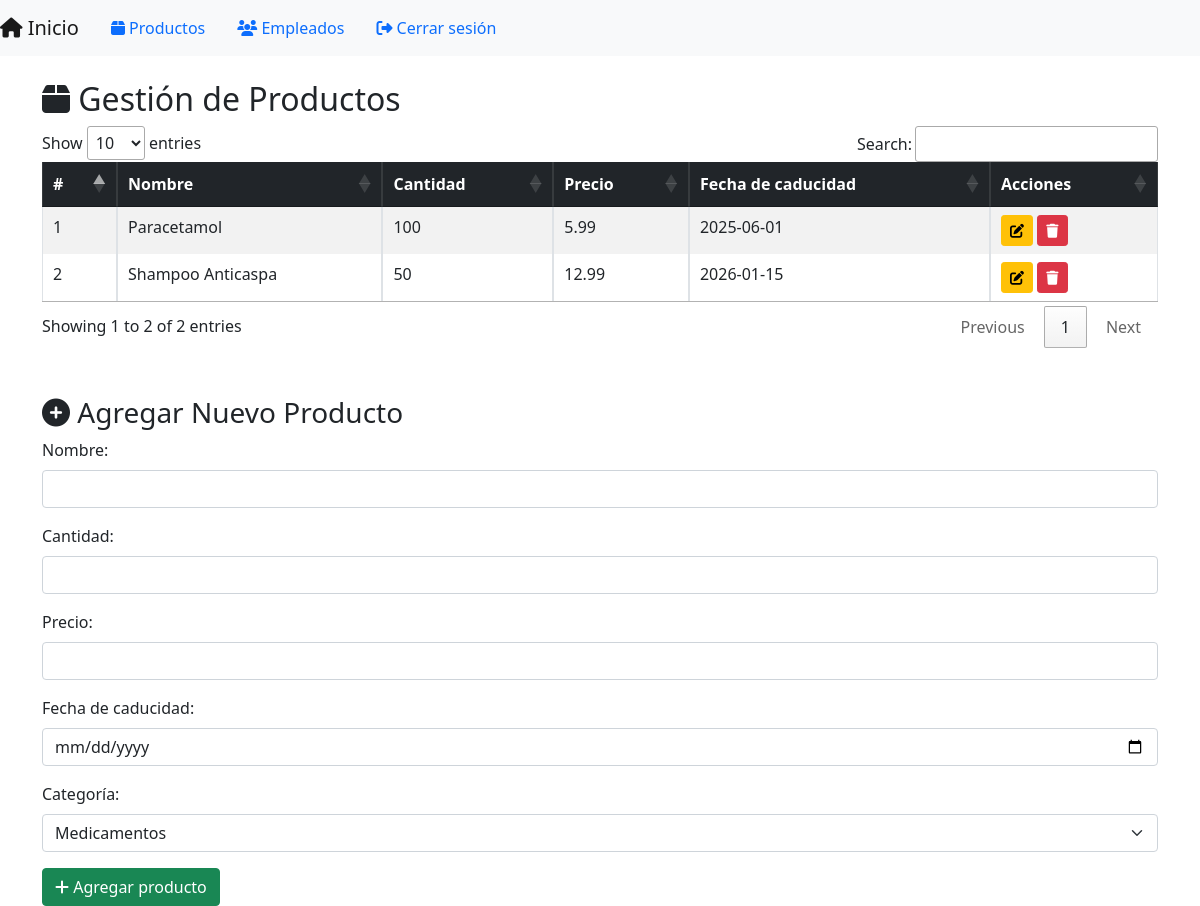
Page /productosDB (signed in) on the committed database.
### models.py (models this page shows)
class Producto(db.Model):
    __tablename__ = 'productos'
    producto_ID = db.Column(db.Integer, primary_key=True, autoincrement=True)
    categoria_FK = db.Column(db.Integer, db.ForeignKey('categoria.categoria_ID', ondelete='CASCADE'), nullable=False)
    nombre_producto = db.Column(db.String(150), nullable=False)
    cantidad = db.Column(db.Integer, nullable=False)
    precio = db.Column(db.Numeric(10,2), nullable=False)
    fecha_caducidad = db.Column(db.Date, nullable=False)
    facturas_detalle = db.relationship('FacturaDetalle', backref='producto', cascade='all, delete')
    inventario = db.relationship('Inventario', backref='producto', cascade='all, delete')

### app.py (the view)
@app.route('/productosDB')
@login_required
def productosDB():
    if db.session.get(Rol, current_user.rol_FK).rol_usuario != "administrador":
        flash('Acceso no autorizado', 'danger')
        return redirect(url_for('adminMain'))
    categorias = Categoria.query.all()
    search_query = request.args.get('search', '', type=str)
    if search_query:
        productos = Producto.query.filter(Producto.nombre_producto.ilike(f"%{search_query}%")).all()
    else:
        productos = Producto.query.all()
    return render_template('productosDB.html', productos=productos, search_query=search_query, categorias=categorias)

### app.py (called while the page is built)
@login_manager.user_loader
def load_user(user_id):
    return db.session.get(Usuario, int(user_id))

### templates/productosDB.html (shortened to what this page needs)
<!DOCTYPE html>
<html lang="es">
<head>
    <link href="https://cdn.jsdelivr.net/npm/bootstrap@5.1.3/dist/css/bootstrap.min.css" rel="stylesheet">
    <link href="https://cdn.datatables.net/1.11.5/css/jquery.dataTables.min.css" rel="stylesheet">
    <link rel="stylesheet" href="https://cdnjs.cloudflare.com/ajax/libs/font-awesome/6.5.2/css/all.min.css">
</head>
<body>
    <nav class="navbar navbar-expand-lg navbar-light bg-light">
        <a href="{{ url_for('adminMain') }}" class="navbar-brand"><i class="fas fa-home"></i> Inicio</a>
        <a href="{{ url_for('productosDB') }}" class="nav-link active"><i class="fas fa-box"></i> Productos</a>
        <a href="{{ url_for('empleadosDB') }}" class="nav-link"><i class="fas fa-users"></i> Empleados</a>
        <a href="{{ url_for('logout') }}" class="nav-link"><i class="fas fa-sign-out-alt"></i> Cerrar sesión</a>
    </nav>
    <div class="container mt-4">
        <h2><i class="fas fa-box"></i> Gestión de Productos</h2>
        <table id="productosTable" class="table table-striped table-bordered">
            <thead class="table-dark">
                <tr>
                    <th>#</th>
                    <th>Nombre</th>
                    <th>Cantidad</th>
                    <th>Precio</th>
                    <th>Fecha de caducidad</th>
                    <th>Acciones</th>
                </tr>
            </thead>
            <tbody>
                {% for producto in productos %}
                <tr>
                    <td>{{ loop.index }}</td>
                    <td>{{ producto.nombre_producto }}</td>
                    <td>{{ producto.cantidad }}</td>
                    <td>{{ producto.precio }}</td>
                    <td>{{ producto.fecha_caducidad }}</td>
                    <td>
                        <a href="{{ url_for('edit_producto', id=producto.producto_ID) }}" class="btn btn-warning btn-sm">
                            <i class="fas fa-edit"></i>
                        </a>
                        <form action="{{ url_for('delete_producto', id=producto.producto_ID) }}"
                              method="POST" style="display:inline;"
                              onsubmit="return confirm('¿Seguro que quieres eliminar este producto?')">
                            <button type="submit" class="btn btn-danger btn-sm" title="Eliminar producto">
                                <i class="fas fa-trash"></i>
                            </button>
                        </form>
                    </td>
                </tr>
                {% endfor %}
            </tbody>
        </table>
        <h3 class="mt-5"><i class="fas fa-plus-circle"></i> Agregar Nuevo Producto</h3>
        <form action="{{ url_for('create_producto') }}" method="POST">
            <div class="mb-3">
                <label for="nombre_producto" class="form-label">Nombre:</label>
                <input type="text" name="nombre_producto" id="nombre_producto" class="form-control" required>
            </div>
            <div class="mb-3">
                <label for="cantidad" class="form-label">Cantidad:</label>
                <input type="number" name="cantidad" id="cantidad" class="form-control" required>
            </div>
            <div class="mb-3">
                <label for="precio" class="form-label">Precio:</label>
                <input type="number" step="0.01" name="precio" id="precio" class="form-control" required>
            </div>
            <div class="mb-3">
                <label for="fecha_caducidad" class="form-label">Fecha de caducidad:</label>
                <input type="date" name="fecha_caducidad" id="fecha_caducidad" class="form-control" required>
            </div>
            <div class="mb-3">
                <label for="categoria_ID" class="form-label">Categoría:</label>
                <select name="categoria_ID" id="categoria_ID" class="form-select" required>
                    {% for categoria in categorias %}
                    <option value="{{ categoria.categoria_ID }}">{{ categoria.nombre_categoria }}</option>
                    {% endfor %}
                </select>
            </div>
            <button type="submit" class="btn btn-success"><i class="fas fa-plus"></i> Agregar producto</button>
        </form>
    </div>
</body>
</html>

### rows in the picture
Producto: nombre_producto "Paracetamol", cantidad "100", precio "5.99", fecha_caducidad "2025-06-01"
Producto: nombre_producto "Shampoo Anticaspa", cantidad "50", precio "12.99", fecha_caducidad "2026-01-15"

### other values in the picture
form field categoria_ID "Medicamentos"
